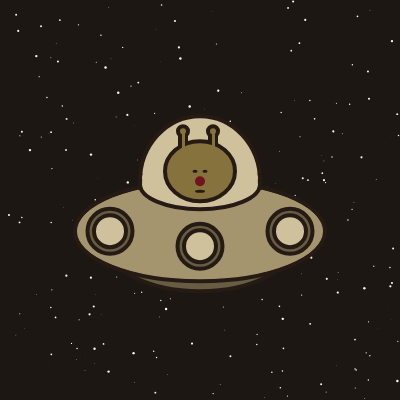
Frame 1 (no input)
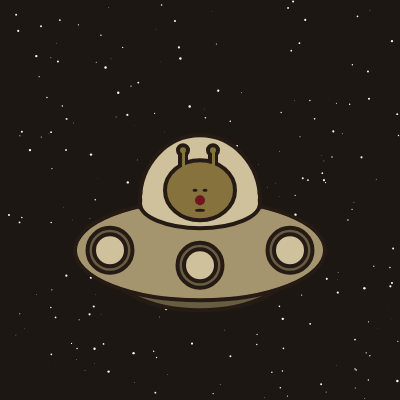
Frame 60 (no input)
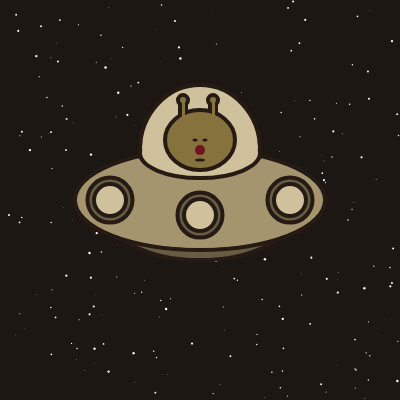
Frame 120 (the mouse pressed at the canvas centre since frame 60)

The p5.js sketch that drew these frames (run headless with seeded random() and noise() and a simulated clock; from frame 60 on, the mouse is pressed at the canvas centre):

// p5.js sketch
// ── sketch.js
// exercise 2 - alien
// made by gayl ragunjan for creative computing assessment 2
// submitted to ms. lavanya mohan


function setup() {
  createCanvas(400, 400);
}

function draw() {
  background(29, 23, 19);
  noStroke();
  fill(255);
  randomSeed(42); // without this, the loop will continuously generate new outcomes, which will end up flashing. so we choose a set seed or randomization of numbers which is what'll make our stars stay in place the entire time.
  for (let i = 0; i < 250; i++) {
    // i starts at zero and goes up until it reaches 250. it puts an ellipse in a random spot on the canvas! the last two values determines its size randomly in a range of 2.5-5 pixels.
    fill(255, 245, 245);
    ellipse(random(width), random(height), random(2.5 - 5));
  }
  let floating = sin(frameCount * 0.04) * 30; // i had a hard time understanding how to make a floating animation that eased in and out like with css! i figured it out through this: https://p5js.org/reference/p5/sin/

  // we turn the animation itself into a variable. the frameCount counts up by 1 every frame of the cycle. we mltiply it by 0.04 so the frames slow down! when we put it in a sin function, it turns our value into a wave that kind of oscillates and gives us the effect were looking for! then we stretch the wave between 30 and -30 pixels. which is what moves it up and down!

  translate(200, 200 + floating); // this sets the origin of our alien to the center of the screen. plus adding the floating animation, it moves vertically but stays in place.
  alien(); // the parts of our alien are all pushed into one function we can call and work with. just like turning it into a group!
}

function alien() {
  push();
  translate(-200, -220);
  strokeWeight(4);
  stroke(38, 27, 20);

  push();
  fill(103, 93, 66);
  ellipse(200, 260, 190, 100);
  pop();

  push();
  fill(164, 149, 110);
  ellipse(200, 250, 250, 100);
  pop();

  push();
  fill(206, 193, 155);
  ellipse(200, 200, 120, 130);
  pop();

  push();
  noStroke();
  fill(164, 149, 110);
  ellipse(200, 250, 245, 95);
  pop();

  function windowwww(x, y) {
    // this is the window which basically repeats and shows up three times so instead of having the same lines of code repeated, i turned it into a function i could just call three times!
    push();
    fill(103, 93, 66);
    ellipse(x, y, 45, 45);
    fill(206, 193, 155);
    ellipse(x, y, 32, 32);
    pop();
  }

  windowwww(200, 265);
  windowwww(110, 250);
  windowwww(290, 250);

  push();
  fill(206, 193, 155);
  ellipse(200, 203, 120, 50);
  noStroke();
  ellipse(200, 197, 116, 55);
  pop();

  push();
  fill(133, 114, 61); // a lot of the parts are layered in a way to make some of the shapes work! like the ufo glass and the alien!
  rect(210, 155, 6, 20);
  circle(213, 150, 10);
  rect(180, 155, 6, 20);
  circle(183, 150, 10);
  ellipse(200, 190, 70, 60);
  pop();

  push();
  noStroke();
  fill(113, 20, 29);
  circle(200, 200, 10);
  pop();

  push();
  noStroke();
  fill(38, 27, 20);
  ellipse(205, 190, 5, 3);
  ellipse(195, 190, 5, 3);
  ellipse(200, 210, 10, 3);
  pop();

  noStroke();
  fill(133, 114, 61);
  rect(212, 150, 3, 20);
  rect(182, 150, 3, 20);

  pop();
}
